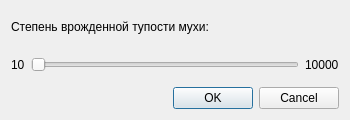
<?xml version="1.0" encoding="UTF-8"?>
<ui version="4.0">
 <class>StupiditySettingDialog</class>
 <widget class="QDialog" name="StupiditySettingDialog">
  <property name="geometry">
   <rect>
    <x>0</x>
    <y>0</y>
    <width>350</width>
    <height>120</height>
   </rect>
  </property>
  <property name="minimumSize">
   <size>
    <width>350</width>
    <height>120</height>
   </size>
  </property>
  <property name="maximumSize">
   <size>
    <width>350</width>
    <height>120</height>
   </size>
  </property>
  <property name="windowTitle">
   <string>Регулировка тупости мухи</string>
  </property>
  <layout class="QVBoxLayout" name="verticalLayout">
   <item>
    <widget class="QLabel" name="textLabel">
     <property name="text">
      <string>Степень врожденной тупости мухи:</string>
     </property>
    </widget>
   </item>
   <item>
    <layout class="QHBoxLayout" name="horizontalLayout">
     <item>
      <widget class="QLabel" name="minStupidityLabel">
       <property name="text">
        <string>10</string>
       </property>
      </widget>
     </item>
     <item>
      <widget class="QSlider" name="stupiditySlider">
       <property name="minimum">
        <number>10</number>
       </property>
       <property name="maximum">
        <number>10000</number>
       </property>
       <property name="orientation">
        <enum>Qt::Horizontal</enum>
       </property>
      </widget>
     </item>
     <item>
      <widget class="QLabel" name="maxStupidityLabel">
       <property name="text">
        <string>10000</string>
       </property>
      </widget>
     </item>
    </layout>
   </item>
   <item>
    <widget class="QDialogButtonBox" name="buttonBox">
     <property name="orientation">
      <enum>Qt::Horizontal</enum>
     </property>
     <property name="standardButtons">
      <set>QDialogButtonBox::Cancel|QDialogButtonBox::Ok</set>
     </property>
    </widget>
   </item>
  </layout>
 </widget>
 <resources/>
 <connections>
  <connection>
   <sender>buttonBox</sender>
   <signal>accepted()</signal>
   <receiver>StupiditySettingDialog</receiver>
   <slot>accept()</slot>
   <hints>
    <hint type="sourcelabel">
     <x>248</x>
     <y>254</y>
    </hint>
    <hint type="destinationlabel">
     <x>157</x>
     <y>274</y>
    </hint>
   </hints>
  </connection>
  <connection>
   <sender>buttonBox</sender>
   <signal>rejected()</signal>
   <receiver>StupiditySettingDialog</receiver>
   <slot>reject()</slot>
   <hints>
    <hint type="sourcelabel">
     <x>316</x>
     <y>260</y>
    </hint>
    <hint type="destinationlabel">
     <x>286</x>
     <y>274</y>
    </hint>
   </hints>
  </connection>
 </connections>
</ui>
